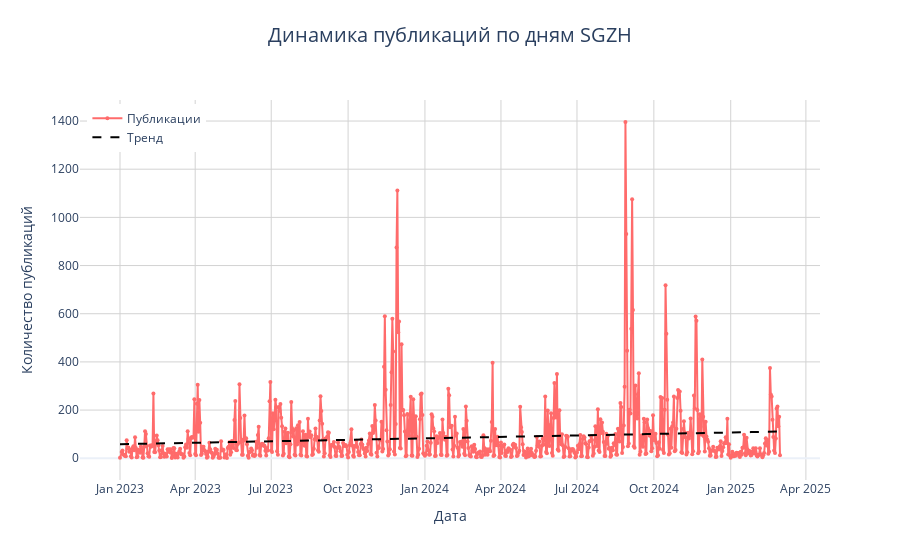

Notebook source saved alongside this figure:
### Code cell
%load_ext autoreload
%autoreload 2
from scripts.vizualizer import plot_daily_posts


plot_daily_posts(daily_counts_sgzh, "SGZH")

### Figure 1 — Plotly figure (JSON) as saved in the notebook; plotly's stock layout.template omitted (floating-point values rounded to 4 significant figures; data arrays with more than 128 entries replaced by an {"elided": "..."} marker saying what was removed)
{"data": [{"line": {"color": "#FF6B6B", "width": 2}, "marker": {"color": "#FF6B6B", "size": 4}, "mode": "lines+markers", "name": "Публикации", "type": "scatter", "x": {"elided": "789 str values"}, "y": {"elided": "789 int values"}}, {"line": {"color": "black", "dash": "dash", "width": 2}, "mode": "lines", "name": "Тренд", "type": "scatter", "x": {"elided": "789 str values"}, "y": {"elided": "789 float values"}}], "layout": {"hovermode": "x unified", "legend": {"x": 0.01, "xanchor": "left", "y": 0.99, "yanchor": "top"}, "showlegend": true, "title": {"font": {"size": 20}, "text": "Динамика публикаций по дням SGZH", "x": 0.5, "xanchor": "center", "y": 0.95, "yanchor": "top"}, "xaxis": {"gridcolor": "LightGray", "gridwidth": 1, "showgrid": true, "title": {"text": "Дата"}}, "yaxis": {"gridcolor": "LightGray", "gridwidth": 1, "showgrid": true, "title": {"text": "Количество публикаций"}}}}
